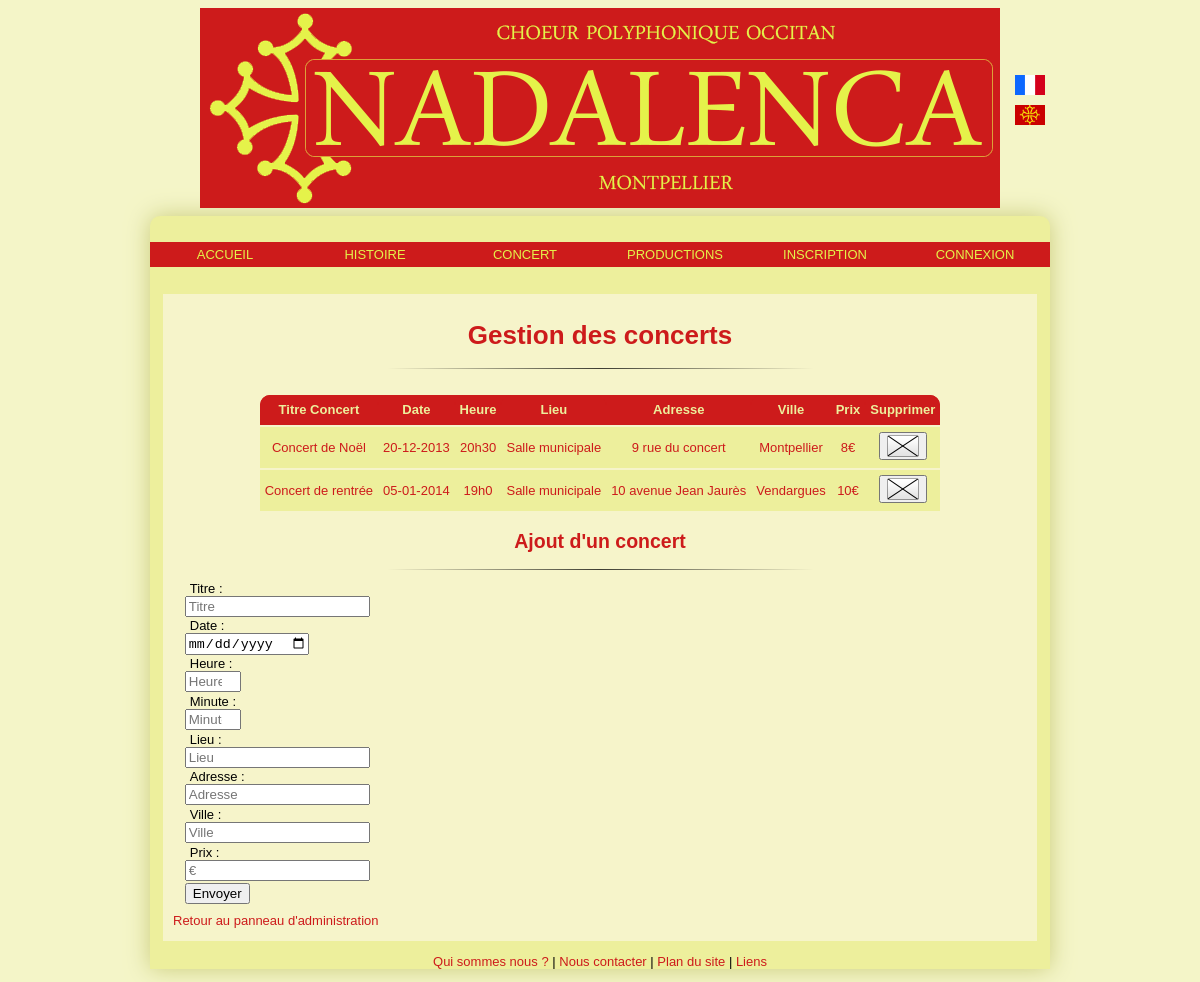
The app's page /Controleur/controlAddConcert.php, older data.
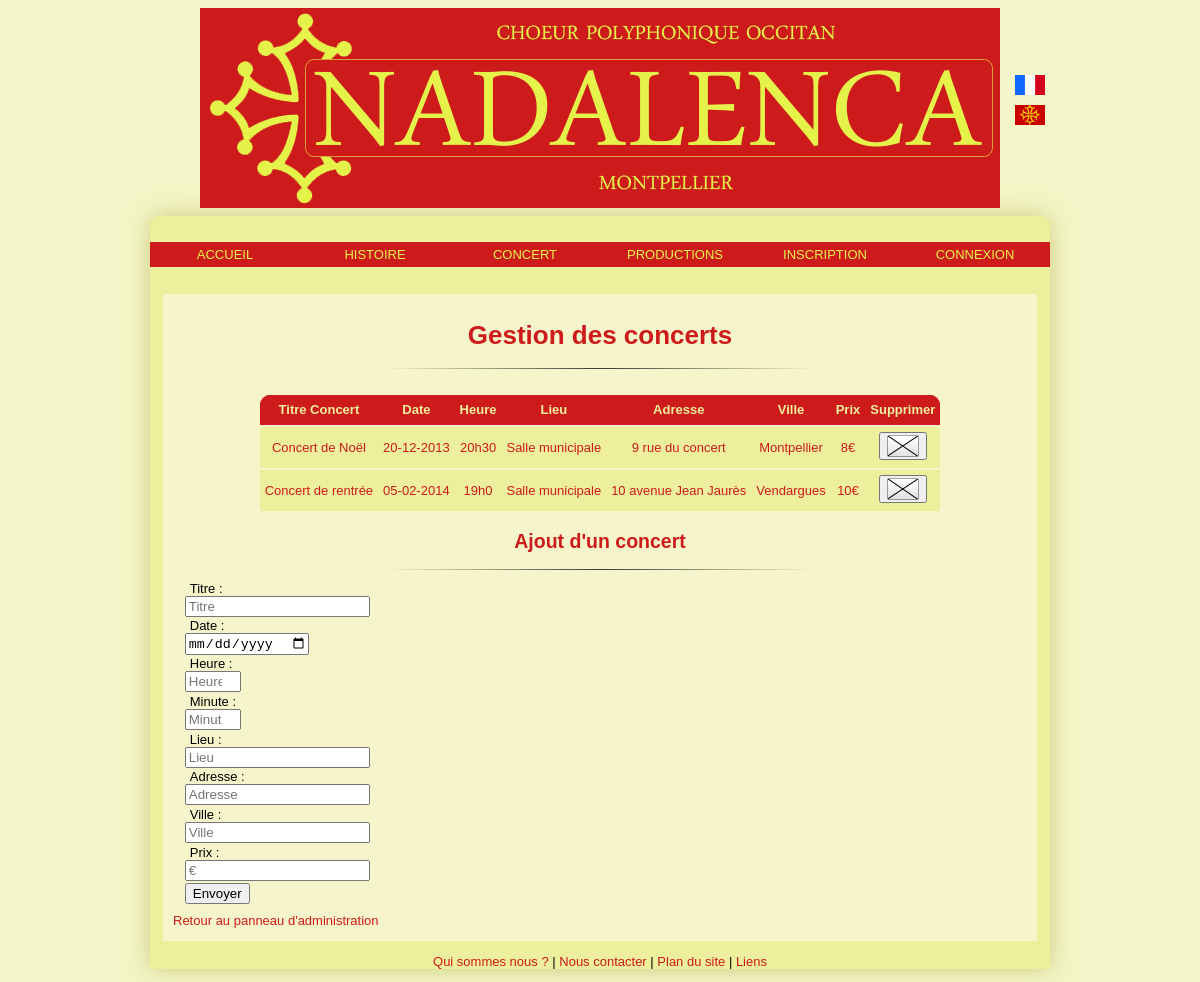
The same page, newer data.
### tables this page shows
CREATE TABLE IF NOT EXISTS `concert` (
  `id` int(11) NOT NULL AUTO_INCREMENT,
  `titreC` varchar(255) NOT NULL,
  `heureC` int(2) NOT NULL,
  `minuteC` int(2) NOT NULL,
  `lieuC` varchar(255) NOT NULL,
  `adresseC` varchar(255) NOT NULL,
  `villeC` varchar(255) NOT NULL,
  `dateC` date NOT NULL,
  `prixC` varchar(255) NOT NULL,
  PRIMARY KEY (`id`)
);

### Vue/viewConcertAdmin.php (the view, shortened to what this page needs)
<h1>Gestion des concerts</h1>
<hr />
	<table border = "1">
		<tr>
			<th>Titre Concert</th>
			<th>Date</th>
			<th>Heure</th>
			<th>Lieu</th>
			<th>Adresse</th>
			<th>Ville</th>
			<th>Prix</th>
			<th>Supprimer</th>
<?php
	while ($tuple = mysql_fetch_array($restot))
	{
		$i = $tuple['id'];
		$euDate = date("d-m-Y", strtotime($tuple['dateC']));
		echo "<tr>"
				."<td>".$tuple['titreC']."</td>"
				."<td>".$euDate."</td>"
				."<td>".$tuple['heureC'].'h'.$tuple['minuteC']."</td>"
				."<td>".$tuple['lieuC']."</td>"
				."<td>".$tuple['adresseC']."</td>"
				."<td>".$tuple['villeC']."</td>"
				."<td>".$tuple['prixC']."</td>";
			echo "<td><button type=" . " \"button\" " . "onclick= \"verif($i)\" " . "><img src='../Images/remove.png'  alt='Image Suppression Concerts'/>
        </button></td></tr>";
	}
		echo "</table>";
	?>

Row changes from the older to the newer data that the page shows:
changed concert "Concert de rentrée": dateC "05-01-2014" → "05-02-2014"
